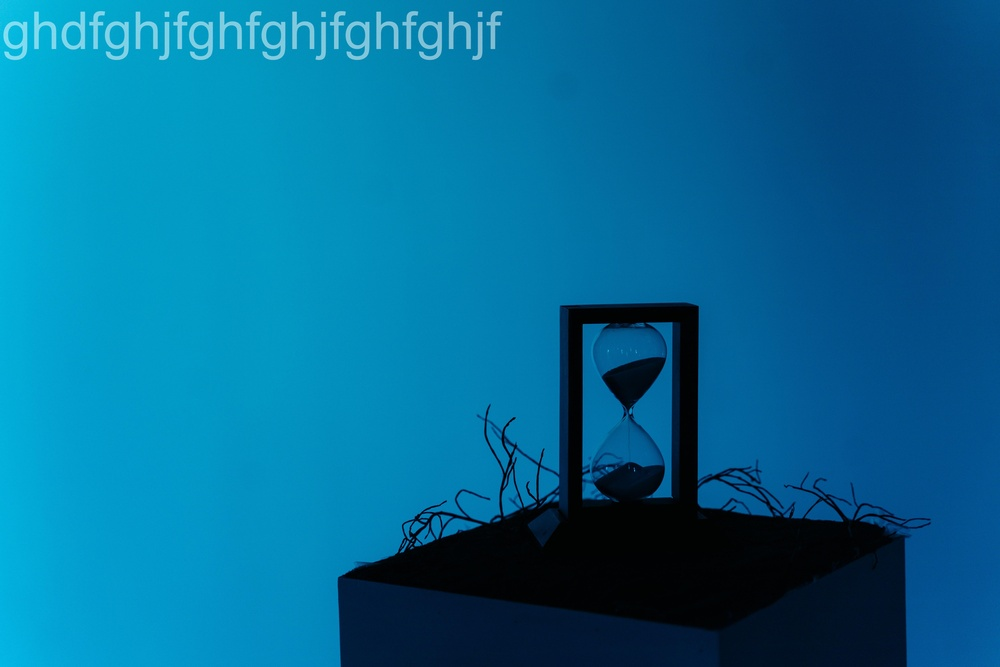
#> input picture Automation Scripts - Apps/Python/Image Watermarking Desktop App [GUI]/images/test5.jpg, 1000 x 667 px, shrunk from 5753 x 3835 before the run
$ python test.py
#> lines starting #> are read from the running program, lines starting #| are printed output that depends on the picture
from PIL import Image, ImageDraw, ImageFont

# get an image
with Image.open("images/test5.jpg").convert("RGBA") as base:

    # make a blank image for the text, initialized to transparent text color
    txt = Image.new("RGBA", base.size, (255, 255, 255, 0))

    # get a font
    fnt = ImageFont.truetype("arial", 200)
    # get a drawing context
    d = ImageDraw.Draw(txt)

    # draw text, half opacity
    d.text((150, 150), "Hello", font=fnt, fill=(255, 255, 255, 128))

    out = Image.alpha_composite(base, txt)
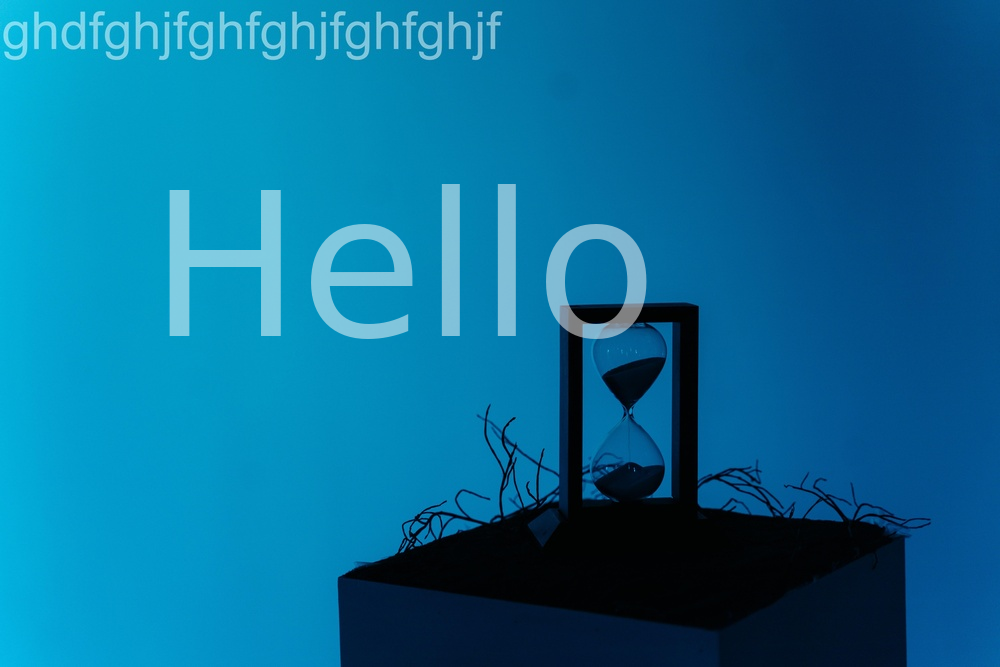
#> out: PIL image 1000x667 RGBA; mean R, G, B, A 7.9, 109, 152, 255

    out.show()

$ run again, with Automation Scripts - Apps/Python/Image Watermarking Desktop App [GUI]/images/testt.jpg copied over Automation Scripts - Apps/Python/Image Watermarking Desktop App [GUI]/images/test5.jpg
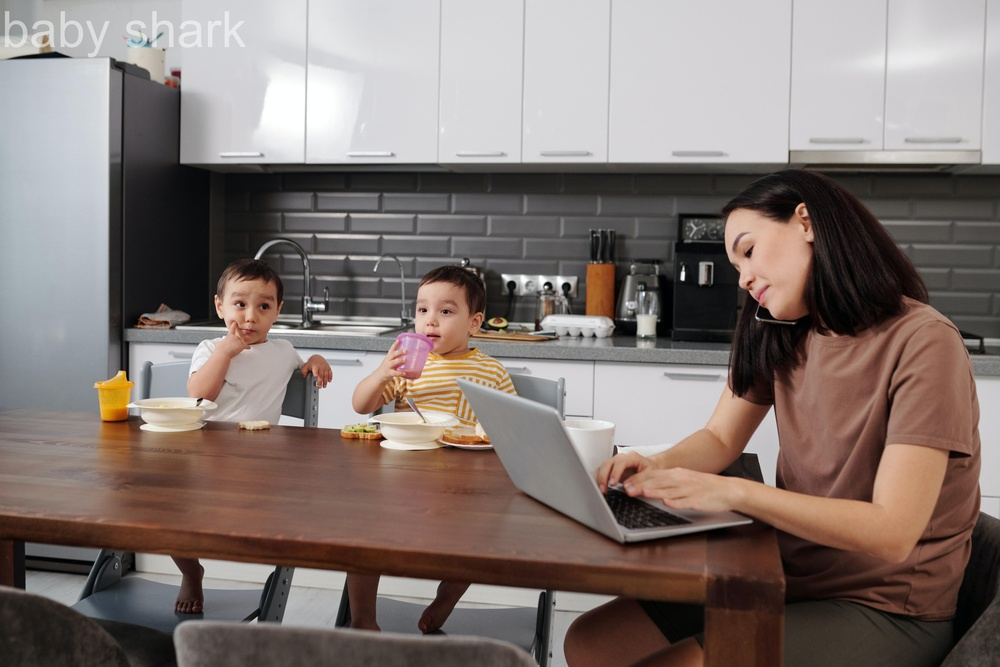
#> input picture Automation Scripts - Apps/Python/Image Watermarking Desktop App [GUI]/images/testt.jpg, 1000 x 667 px, shrunk from 6000 x 4000 before the run
#> `out = Image.alpha_composite(base, txt)`:
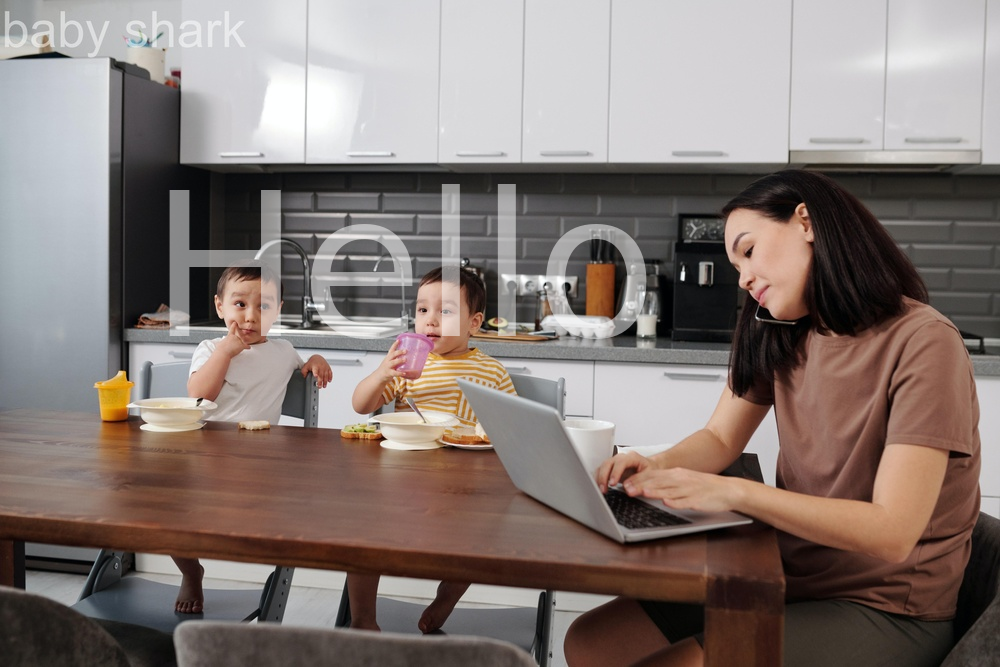
#> out: PIL image 1000x667 RGBA; mean R, G, B, A 133.8, 121.8, 117.2, 255
